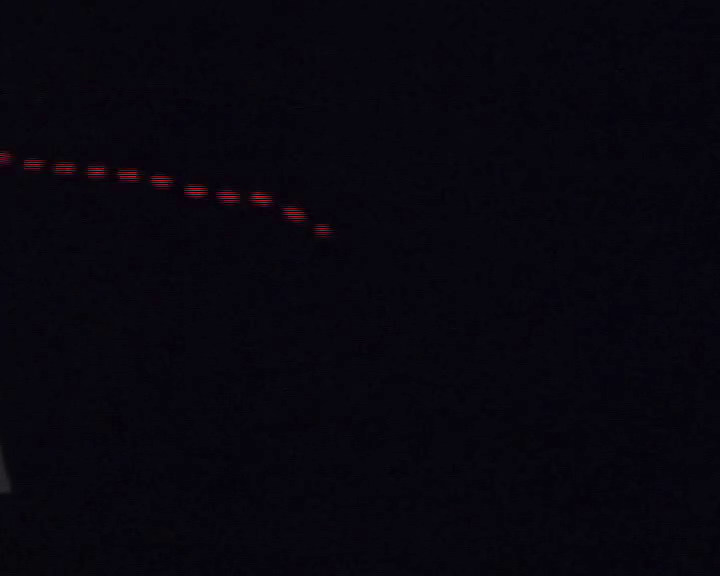
#> input picture frame 26 of prepa/tipe/code/ressources/test.mp4, 720 x 576 px, given in place of the camera
$ python main.py
#> lines starting #> are read from the running program, lines starting #| are printed output that depends on the picture; after the words box and inside, x2 and y2 are one past the last pixel; in counts of white or black regions, pixels touching at a corner belong together
### prepa/tipe/code/_Calibrate.py
import cv2
import numpy as np

import _filter as f

# FILE_NAME = 'test.mp4'
FILE_NAME = 0
MAXI = 256
EPSILON = 20
BIG_EPSILON = 5
TIME_SETTING_LOOP = 30

hsvLow = np.array([0, 0, 0])
hsvHigh = np.array([255, 255, 255])
k = 0

SPACE_KEY = 32
BACKSPACE_KEY = 8
ACCELERATE_KEY = 9
DECELERATE_KEY = 13
ESCAPE_KEY = 27

value = 0


def calibrate():
    global value, k
    video = cv2.cv2.VideoCapture(FILE_NAME)
    for index in range(3):
        k = 0
        value = -1
        while k != SPACE_KEY and k != ESCAPE_KEY:
            if value >= MAXI + 1:
                value = -1
            value += 1
            if type(FILE_NAME) == str:
                video = cv2.cv2.VideoCapture(FILE_NAME)

            hsvLow[index] = value
            hsvHigh[index] = value + EPSILON

            def loopVideo():
                global value, k, hsvHigh, hsvLow
                # on lit la vidéo frame par frame
                _, frame = video.read()
                if not _:
                    return False
                # on filtre

                # res = f.filter_Calibr(frame, (hsvLow, hsvHigh))

                # on affiche frame par frame
                cv2.cv2.imshow('frame', frame)
                # cv2.cv2.imshow('res', res)
                k = cv2.cv2.waitKey(1) & 0xFF
                if k == ACCELERATE_KEY:
                    value += BIG_EPSILON
                    return False
                if k == DECELERATE_KEY:
                    value -= BIG_EPSILON
                    return False
                if k == ESCAPE_KEY:
                    return False
                if k == SPACE_KEY:
                    return False
                if k == BACKSPACE_KEY:
                    value = -1
                    return False
                return True

            if(type(FILE_NAME) == str):
                while True:
                    if(not loopVideo()):
                        break
            else:
                for i in range(TIME_SETTING_LOOP):
                    if(not loopVideo()):
                        break
#> this loop made 1 pass; (key Esc is pressed on pass 1)
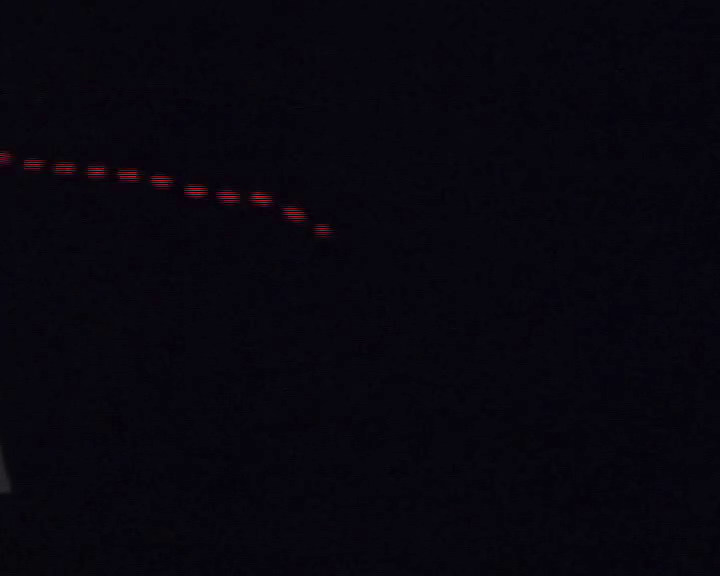
#> input picture frame 26 of prepa/tipe/code/ressources/test.mp4, 720 x 576 px, given in place of the camera
#> further down, frame is the input picture: shape (576, 720, 3); mean B, G, R 13.5, 5.5, 7.9
        if k == ESCAPE_KEY:
            break

    cv2.cv2.destroyAllWindows()
    video.release()

    return (hsvLow, hsvHigh)

### prepa/tipe/code/_filter.py
import cv2.cv2 as cv


# [7 lines left out: function filter_Calibr, not called in this run]


def filter_realtime(frame, params):
#> called with params = ([0, 0, 0], [20, 255, 255])
    hsvLow, hsvHigh = params
#> hsvLow = [0, 0, 0]; hsvHigh = [20, 255, 255]
    frameHSV = cv.cvtColor(frame, cv.COLOR_BGR2HSV)
#> frameHSV: shape (576, 720, 3); mean H, S, V 128.4, 154.1, 13.8
    mask = cv.inRange(frameHSV, hsvLow, hsvHigh)
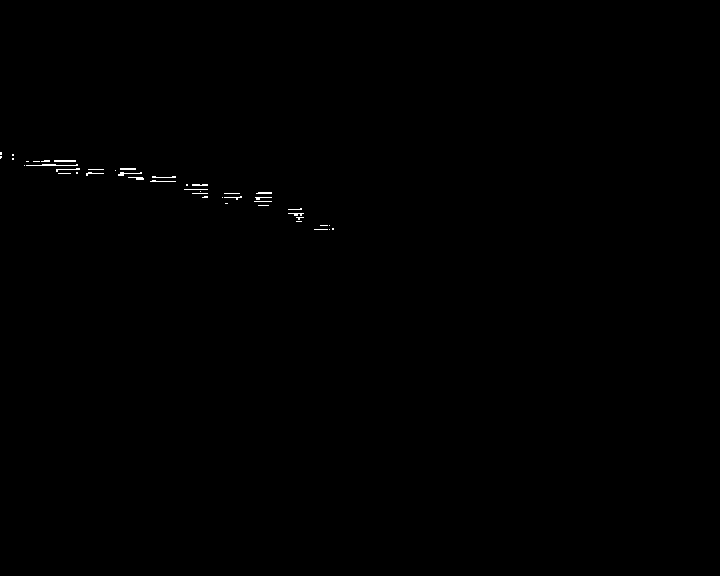
#> mask: shape (576, 720); 0.17% white in thin lines or dots, all inside (x1, y1, x2, y2) = (0, 152, 334, 230)

    return mask

### prepa/tipe/code/main.py
import numpy as np
import cv2.cv2 as cv
import _filter as f
import _Calibrate as c


# FILE_NAME = 0
FILE_NAME = 'test.mp4'

(LOW_COLOR, HIGH_COLOR) = c.calibrate()

while(True):
    video = cv.VideoCapture(FILE_NAME)
    _, frame = video.read()

    while _:
        cv.imshow('Original', frame)
        cv.imshow('Mask', f.filter_realtime(
            frame, (LOW_COLOR, HIGH_COLOR)))

        k = cv.waitKey(10) & 0xFF
#> (key Esc is pressed here)
        if(k == 27):
            break
        _, frame = video.read()

cv.destroyAllWindows()
video.release()
